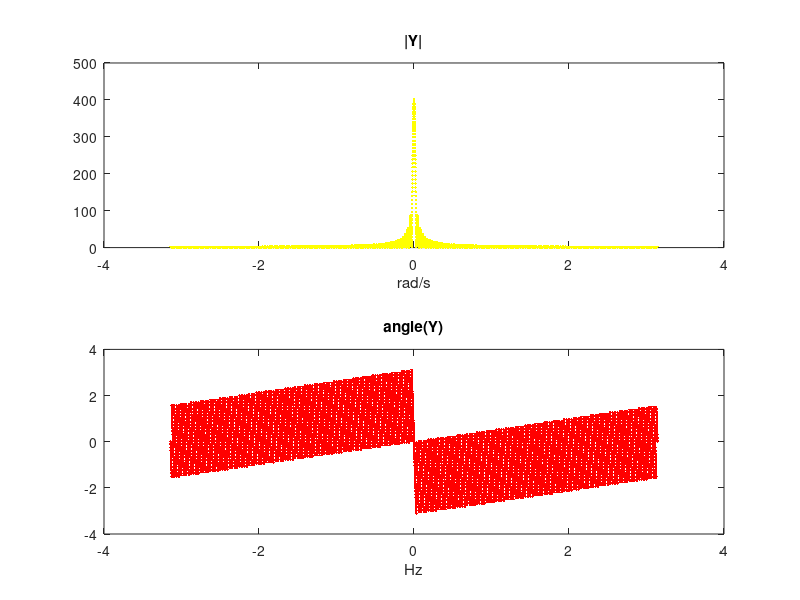
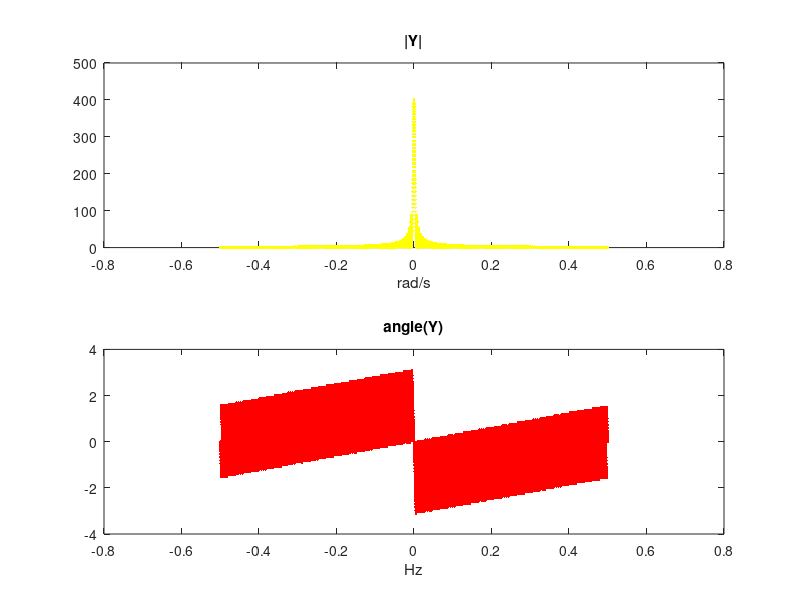

Write the MATLAB code that produced these figures, in order.
clc;clear;close all;

n=(-100:100);
om=linspace(-pi, pi, 10000);
T=15;

y=2*cos(200*pi*T*n)+3*sin(500*pi*T*n);

Y=freqz(y, 1, om);
Y_mag = abs(Y);
Y_phase = angle(Y);

figure(3)
subplot(2,1,1)
plot(om, Y_mag, '.y')
title('|Y|')
xlabel('rad/s')
subplot(2,1,2)
plot(om, Y_phase, '.r')
title('angle(Y)')
xlabel('Hz')

figure(4)
subplot(2,1,1)
plot(om/(2*pi), Y_mag, '.y')
title('|Y|')
xlabel('rad/s')
subplot(2,1,2)
plot(om/(2*pi), Y_phase, '.r')
title('angle(Y)')
xlabel('Hz')